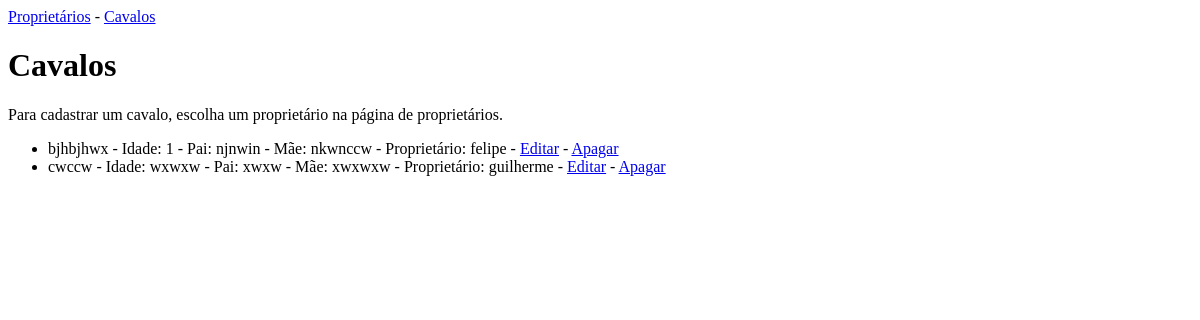
The page /cavalos/ on the database as committed earlier.
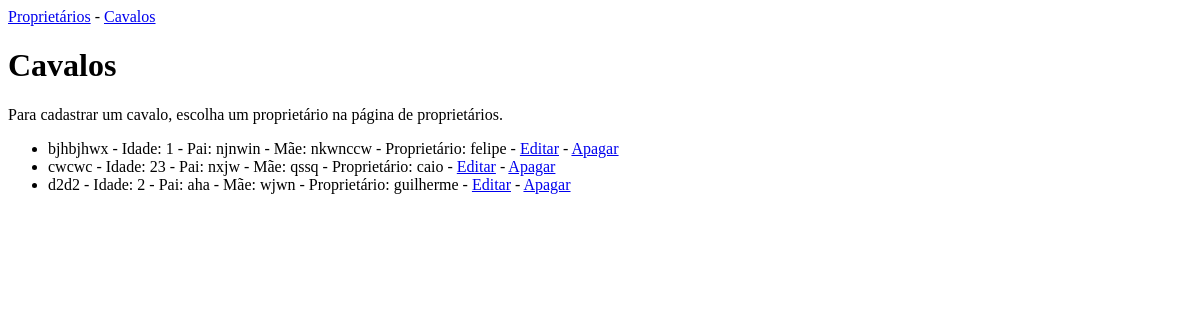
The same page on the database as committed later.
### notes/models.py (models this page shows, shortened)
class Cavalo(models.Model):
    nome = models.CharField(max_length=200)
    idade = models.CharField('idade em anos', max_length=200)
    pai = models.CharField(max_length=200)
    mae = models.CharField('mãe', max_length=200)
    proprietario = models.ForeignKey('Cliente', on_delete=models.CASCADE, null=True, blank=True)

class Cliente(models.Model):
    nome = models.CharField(max_length=200)
    telefone = models.CharField(max_length=30)
    email = models.CharField(max_length=254)

### notes/views.py (the view)
# urls.py: path('cavalos/', views.cavalos, name='cavalos'),
def cavalos(request):
    cavalos = Cavalo.objects.all().order_by('nome')
    return render(request, 'notes/cavalos.html', {'cavalos': cavalos})

### notes/templates/notes/cavalos.html
{% extends "notes/base.html" %}
{% block content %}
<h1>Cavalos</h1>
<p>Para cadastrar um cavalo, escolha um proprietário na página de proprietários.</p>
<ul>
  {% for cavalo in cavalos %}
  <li>
    {{ cavalo.nome }} - Idade: {{ cavalo.idade }} - Pai: {{ cavalo.pai }} - Mãe: {{ cavalo.mae }}
    {% if cavalo.proprietario %}
    - Proprietário: {{ cavalo.proprietario.nome }}
    {% else %}
    - Escolha o proprietário em Editar.
    {% endif %}
    - <a href="{% url 'editar_cavalo' cavalo.id %}">Editar</a> -
    <a href="{% url 'apagar_cavalo' cavalo.id %}">Apagar</a>
  </li>
  {% empty %}
  <li>Nenhum cavalo cadastrado.</li>
  {% endfor %}
</ul>
{% endblock %}

Rows that differ between the two databases and show on the page:
removed Cavalo: nome "cwccw", idade "wxwxw", pai "xwxw", mae "xwxwxw", proprietario.nome "guilherme"
added Cavalo: nome "cwcwc", idade "23", pai "nxjw", mae "qssq", proprietario.nome "caio"
added Cavalo: nome "d2d2", idade "2", pai "aha", mae "wjwn", proprietario.nome "guilherme"
